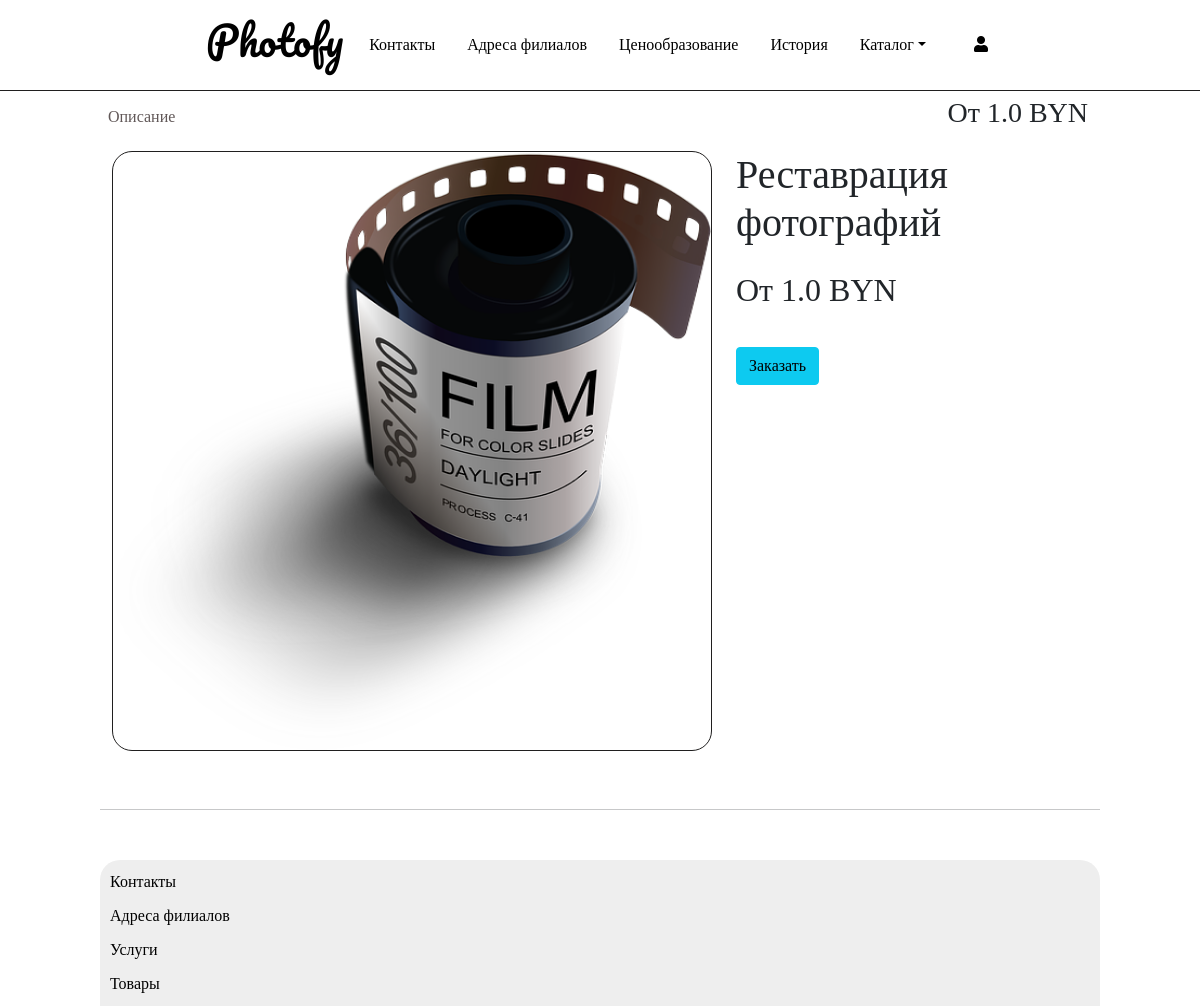
The app's page /home/item/1/, older data.
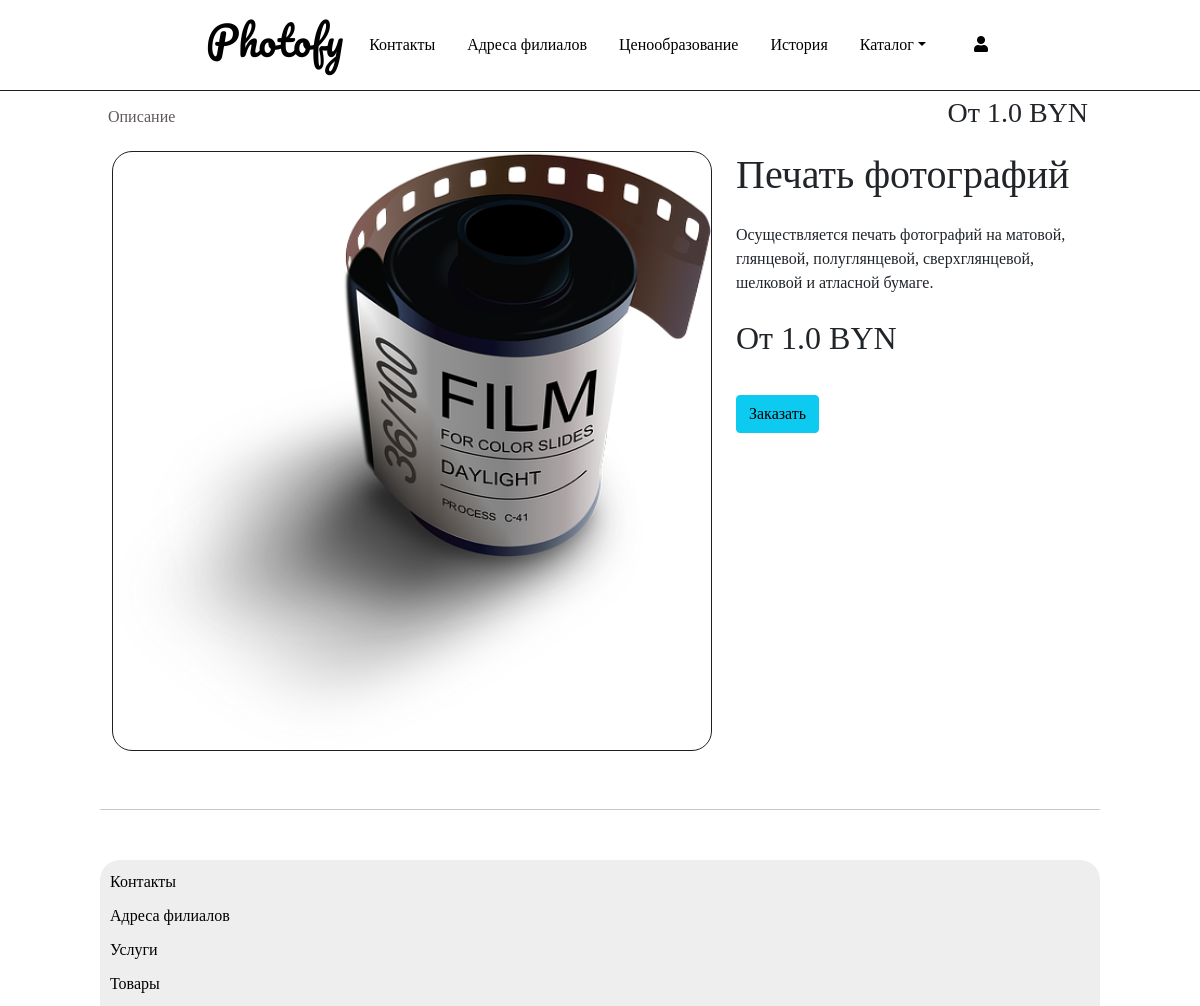
The same page, newer data.
### module1/models.py (models this page shows, shortened)
class Services(models.Model):
    title = models.CharField(verbose_name=_("title"), help_text=_("Required"), max_length=255)
    CHOICES = [
        ('good', 'Goods'),
        ('service', 'Services'),
    ]
    category = models.CharField(max_length=32, choices=CHOICES, default='good')
    description = models.TextField(verbose_name=_("Описание"), help_text=_("Not required"), blank=True)
    image = models.ImageField(verbose_name='image', help_text=_("Upload a product image"), default="photos/photo-roll.png", upload_to="photos/")
    regular_price = models.FloatField(verbose_name=_("Regular price"), help_text=_("Максимально 10 цифр"))
    created_at = models.DateTimeField(_("Created at"), auto_now_add=True, editable=False)
    updated_at = models.DateTimeField(_("Updated at"), auto_now_add=True)
    available = models.IntegerField(blank=True, null=True)
    class Meta:
        ordering = ('-created_at',)
        verbose_name = 'Сервис'
        verbose_name_plural = 'Сервисы'

### module1/views.py (the view, shortened to what this page needs)
# urls.py: path('item/<int:pk>/', ItemDetailView, name='detail'),
def ItemDetailView(request,pk):
    facilities = Facility_type.objects.all()
    services = Services.objects.get(id=pk)
    if services.category == 'service':
        if request.method == 'POST':
            if request.user.is_authenticated:
                    user:UserBase = UserBase.objects.get(user_name=request.user.user_name)
                    selected_item = get_object_or_404(Facility_type, title=request.POST.get('item_id'))
                    orderForm = OrderForm(request.POST)
                    if orderForm.is_valid():
                        images = request.FILES.getlist('images')
                        image_count = 0
                        for image in images:
                            image_count +=1
                        if image_count < 1:
                            return HttpResponse('Добавьте хотя бы одну фотографию')
                        else:
                            order_service:OrderService = orderForm.save(commit=False)
                            order_service.order = Order.objects.create(client=request.user)
                            order = get_object_or_404(Order, id=order_service.order.id)
                            for image in images:
                                Order_photo.objects.create(photo = image, order = order)
                            order_service.service = services
                            order_service.urgency_rate = orderForm.cleaned_data['urgency_rate']
                            order_service.facility = selected_item
                            order_service.number_of_photos = image_count
                            order_service.paper_type = orderForm.cleaned_data['paper_type']
                            order_service.photo_format = orderForm.cleaned_data['photo_format']
                            if order_service.paper_type == 'Matte (Матовая)' or order_service.paper_type == 'Glossy (Глянцевая)' or order_service.paper_type == 'Semi-Glossy (Полуглянцевая)':
                                order_service.price = services.regular_price*1.1 * order_service.number_of_photos
                            if order_service.paper_type == 'SuperGlossy (Сверхглянцевая)' or order_service.paper_type == 'Silk (Шелковая)' or order_service.paper_type == 'Satin (Атласная)':
                                order_service.price = services.regular_price*1.2 * order_service.number_of_photos
                            if order_service.photo_format == '10x15' or order_service.photo_format == '9x12':
                                order_service.price = order_service.price * 1.1
                            if order_service.photo_format == '15x20' or order_service.photo_format == '15x22,5' or order_service.photo_format == '11,5x15':
                                order_service.price = order_service.price * 1.2
                            if order_service.photo_format == '21x30' or order_service.photo_format == '10x30' or order_service.photo_format == '15x45':
                                order_service.price = order_service.price * 1.3
                            if order_service.photo_format == '20x30':
                                order_service.price = order_service.price * 1.6
                            if order_service.photo_format == '30x40' or order_service.photo_format == '30x42' or order_service.photo_format == '30x45':
                                order_service.price = order_service.price * 1.8
                            if order_service.urgency_rate < 3:
                                order_service.price = order_service.price * 2
                            if order_service.number_of_photos>20:
                                order_service.price = order_service.price * 0.95
                            if services.title == 'Скидочная карта' and user.has_discount==False:
                                user.has_discount = True
                            if user.has_discount == True:
                                order_service.price = order_service.price * 0.90
                            if user.is_professional==True:
                                order_service.price = order_service.price * 0.90
                            rounded_price = round(order_service.price, 2)
                            order_service.price = rounded_price
                            user.save()
                            order_service.save()
                            if not UserOrderHistory.objects.filter(user=user,order=order_service.order):
                                UserOrderHistory.objects.create(user=user,order=order_service.order)
                            send_mail(
                                "Photofy",
                                "Ваш заказ принят!\n"+
                                "По готовности наш специалист свяжется с Вами!",
                                settings.EMAIL_HOST_USER,
                                ['konst.paduto@gmail.com'],
                                fail_silently=False
                            )
                            return render(request, 'order_success.html', {'price': order_service.price})
                    else:
                        return HttpResponse('Validation error')
            else:
                return redirect('/home/login/')
        else:
            orderForm = OrderForm()
        return render(request, 'service_detail.html', {'form': orderForm, 'services': services, 'facilities': facilities})

### templates/service_detail.html (shortened to what this page needs)
{% extends "base.html"%}
{% block content %}
<div class="container-fluid products-detail-nav" style="margin-bottom:50px;">
  <div class="row products-detail-row1">
    <div class="col-6 products-detail-column-1" style="padding: 0px">
      <nav class="navbar navbar-expand-lg" style="padding: 0px">
        <div class="container-fluid" style="padding: 0px">
          <div class="collapse navbar-collapse" id="navbarNavAltMarkup" style="padding:0px">
            <div class="navbar-nav products-detail-nav-item">
              <a class="nav-link active" aria-current="page" href="#">Описание</a>
            </div>
          </div>
        </div>
      </nav>
    </div>
    <div class="col-6 d-flex justify-content-end align-items-center">
      <h3 class="price">От {{ services.regular_price }} BYN</h3>
    </div>
  </div>
  <div class="row products-detail-row2">
    <div class="col-lg">
        <div class="big-image-container my-2 d-flex justify-content-center align-items-center" id="big-image-container">
            <img src="{{ services.image.url }}" alt="">
        </div>
    </div>
    <div class="col-lg products-detail-column-2 my-2">
      <h1>{{ services.title }}</h1>
      <p class="my-4">{{ services.description }}</p>
      <h2 class='product-detail-price'>От {{ services.regular_price}} BYN</h2>
      <button type="button" onclick="showmodal()" class="btn btn-info" style="margin-top:30px">Заказать</button>
    </div>
  </div>
</div>
{% endblock content %}

Row changes from the older to the newer data that the page shows:
changed Services: title "Реставрация фотографий" → "Печать фотографий"; description (not shown) → "Осуществляется печать фотографий на матовой, глянцевой, полуглянцевой, сверхглянцевой, шелковой и атласной бумаге."
